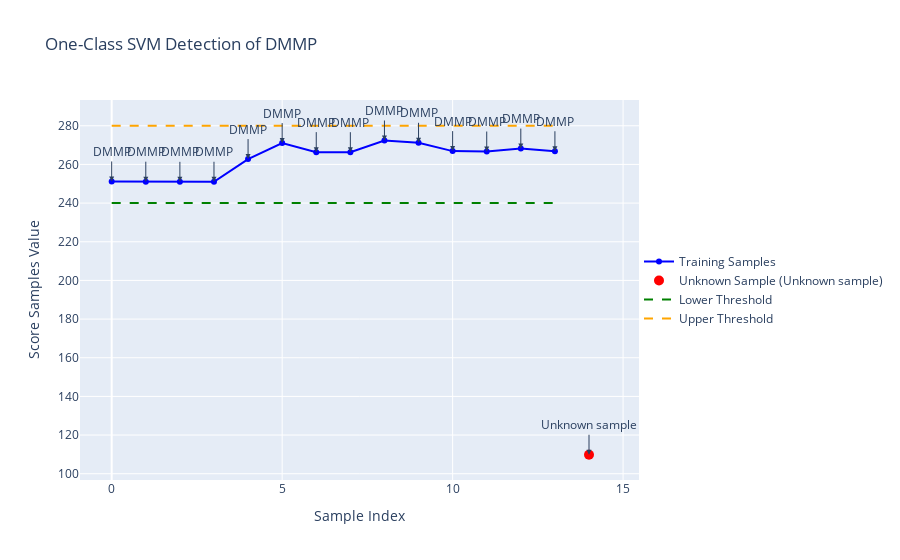

Notebook source saved alongside this figure:
### Code cell
import plotly.graph_objects as go

# OneClassSVM model
Z_train = clf.score_samples(X_train)
decision_function_scores_unknown = clf.score_samples(combined_dataframe)

# Convert the scores to a pandas DataFrame
scores_df_train = pd.DataFrame({'Sample Index': X_train.index, 'Decision Function Scores': Z_train})
scores_df_unknown = pd.DataFrame({'Sample Index': [X_train.index.max() + 1], 'Decision Function Scores': decision_function_scores_unknown})
scores_df_unknown['Decision Function Scores'] = scores_df_unknown['Decision Function Scores'].round(decimals=2)

# Define thresholds
lower_threshold = 240
upper_threshold = 280

# Predict inliers and outliers based on the threshold for score samples
unknown_prediction = "DMMP"
if scores_df_unknown['Decision Function Scores'].iloc[0] < lower_threshold or scores_df_unknown['Decision Function Scores'].iloc[0] > upper_threshold:
    unknown_prediction = "Unknown sample"

# Create traces for training samples, unknown sample, and decision boundary
trace_train = go.Scatter(x=scores_df_train['Sample Index'], y=scores_df_train['Decision Function Scores'], mode='lines+markers',
                         name='Training Samples', line=dict(color='blue'))

trace_unknown = go.Scatter(x=scores_df_unknown['Sample Index'], y=scores_df_unknown['Decision Function Scores'], mode='markers',
                           name=f'Unknown Sample ({unknown_prediction})', marker=dict(color='red', size=10))

# Add labels for training samples
predictions = np.where(scores_df_train['Decision Function Scores'] < lower_threshold, "Unknown sample",
                       np.where(scores_df_train['Decision Function Scores'] > upper_threshold, "Unknown sample", "DMMP"))
annotations_train = [dict(x=scores_df_train['Sample Index'][i], y=scores_df_train['Decision Function Scores'][i],
                          text=predictions[i], showarrow=True, arrowhead=2, ax=0, ay=-30) for i in range(len(predictions))]

# Add label for unknown sample
annotations_unknown = [dict(x=scores_df_unknown['Sample Index'].iloc[0], y=scores_df_unknown['Decision Function Scores'].iloc[0],
                            text=unknown_prediction, showarrow=True, arrowhead=2, ax=0, ay=-30)]

# Create decision boundary traces
lower_decision_boundary_trace = go.Scatter(x=[scores_df_train['Sample Index'].min(), scores_df_train['Sample Index'].max()],
                                            y=[lower_threshold, lower_threshold], mode='lines', name='Lower Threshold',
                                            line=dict(color='green', dash='dash'))
upper_decision_boundary_trace = go.Scatter(x=[scores_df_train['Sample Index'].min(), scores_df_train['Sample Index'].max()],
                                            y=[upper_threshold, upper_threshold], mode='lines', name='Upper Threshold',
                                            line=dict(color='orange', dash='dash'))

# Create layout
layout = go.Layout(title="One-Class SVM Detection of DMMP", xaxis=dict(title="Sample Index"), yaxis=dict(title="Score Samples Value"),
                   legend=dict(x=1, y=0.5), annotations=annotations_train + annotations_unknown)

# Create figure
fig = go.Figure(data=[trace_train, trace_unknown, lower_decision_boundary_trace, upper_decision_boundary_trace], layout=layout)

fig.show()

### Figure 1 — Plotly figure (JSON) as saved in the notebook; plotly's stock layout.template omitted (floating-point values rounded to 4 significant figures)
{"data": [{"line": {"color": "blue"}, "mode": "lines+markers", "name": "Training Samples", "type": "scatter", "x": [0, 1, 2, 3, 4, 5, 6, 7, 8, 9, 10, 11, 12, 13], "y": [251.2, 251.1, 251.0, 251.0, 262.8, 271.1, 266.4, 266.3, 272.4, 271.2, 266.9, 266.7, 268.2, 266.8]}, {"marker": {"color": "red", "size": 10}, "mode": "markers", "name": "Unknown Sample (Unknown sample)", "type": "scatter", "x": [14], "y": [109.8]}, {"line": {"color": "green", "dash": "dash"}, "mode": "lines", "name": "Lower Threshold", "type": "scatter", "x": [0, 13], "y": [240, 240]}, {"line": {"color": "orange", "dash": "dash"}, "mode": "lines", "name": "Upper Threshold", "type": "scatter", "x": [0, 13], "y": [280, 280]}], "layout": {"annotations": [{"arrowhead": 2, "ax": 0, "ay": -30, "showarrow": true, "text": "DMMP", "x": 0, "y": 251.2}, {"arrowhead": 2, "ax": 0, "ay": -30, "showarrow": true, "text": "DMMP", "x": 1, "y": 251.1}, {"arrowhead": 2, "ax": 0, "ay": -30, "showarrow": true, "text": "DMMP", "x": 2, "y": 251.0}, {"arrowhead": 2, "ax": 0, "ay": -30, "showarrow": true, "text": "DMMP", "x": 3, "y": 251.0}, {"arrowhead": 2, "ax": 0, "ay": -30, "showarrow": true, "text": "DMMP", "x": 4, "y": 262.8}, {"arrowhead": 2, "ax": 0, "ay": -30, "showarrow": true, "text": "DMMP", "x": 5, "y": 271.1}, {"arrowhead": 2, "ax": 0, "ay": -30, "showarrow": true, "text": "DMMP", "x": 6, "y": 266.4}, {"arrowhead": 2, "ax": 0, "ay": -30, "showarrow": true, "text": "DMMP", "x": 7, "y": 266.3}, {"arrowhead": 2, "ax": 0, "ay": -30, "showarrow": true, "text": "DMMP", "x": 8, "y": 272.4}, {"arrowhead": 2, "ax": 0, "ay": -30, "showarrow": true, "text": "DMMP", "x": 9, "y": 271.2}, {"arrowhead": 2, "ax": 0, "ay": -30, "showarrow": true, "text": "DMMP", "x": 10, "y": 266.9}, {"arrowhead": 2, "ax": 0, "ay": -30, "showarrow": true, "text": "DMMP", "x": 11, "y": 266.7}, {"arrowhead": 2, "ax": 0, "ay": -30, "showarrow": true, "text": "DMMP", "x": 12, "y": 268.2}, {"arrowhead": 2, "ax": 0, "ay": -30, "showarrow": true, "text": "DMMP", "x": 13, "y": 266.8}, {"arrowhead": 2, "ax": 0, "ay": -30, "showarrow": true, "text": "Unknown sample", "x": 14, "y": 109.8}], "legend": {"x": 1, "y": 0.5}, "title": {"text": "One-Class SVM Detection of DMMP"}, "xaxis": {"title": {"text": "Sample Index"}}, "yaxis": {"title": {"text": "Score Samples Value"}}}}
